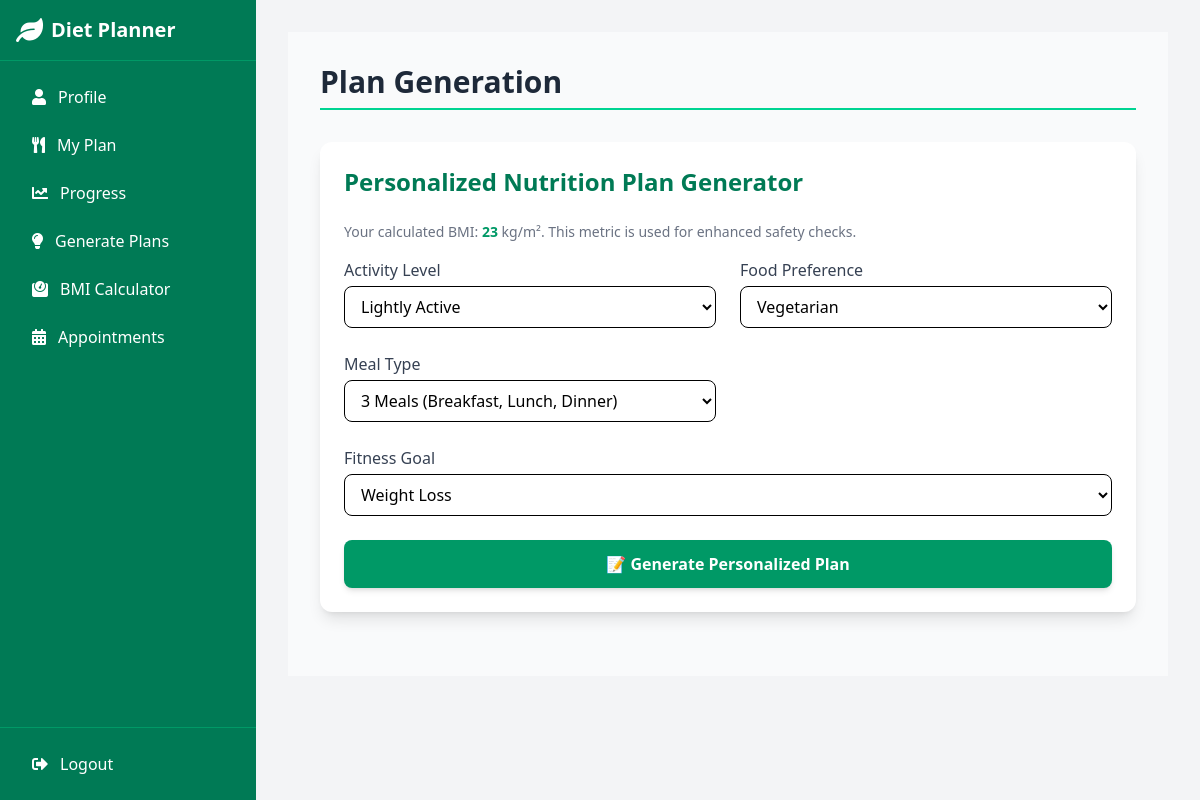
Page /user/plans.php (signed in) on the committed database.
### tables this page shows
CREATE TABLE `reg` (
  `id` int NOT NULL,
  `name` varchar(100) DEFAULT NULL,
  `age` int DEFAULT NULL,
  `weight` float DEFAULT NULL,
  `height` float DEFAULT NULL,
  `email` varchar(150) DEFAULT NULL,
  `password` varchar(255) DEFAULT NULL,
  `gender` varchar(20) DEFAULT NULL,
  `health_issues` text,
  `dietary` varchar(50) DEFAULT NULL,
  `goal` varchar(50) DEFAULT NULL,
  `activity` varchar(50) DEFAULT NULL,
  `meal_type` varchar(50) DEFAULT NULL,
  `type` int DEFAULT NULL,
  `created_at` timestamp NULL DEFAULT CURRENT_TIMESTAMP
);

### user/plans.php (the view, shortened to what this page needs)
<?php
include 'components/head.php';
include 'components/navbar.php';
include(__DIR__ . '/../config/db_conn.php');
$user_id = $_SESSION['user_id'];
$bmi = 0;
$userRes = $connection->prepare("SELECT * FROM reg WHERE id = ?");
$userRes->bind_param("i", $user_id);
$userRes->execute();
$user = $userRes->get_result()->fetch_assoc();
if (!$user) {
    $error = "User record not found! Please <strong>check your account data</strong>.";
} else {
    $weight = floatval($user['weight'] ?? 0);
    $height = floatval($user['height'] ?? 0);
    $height_m = $height / 100;
    $bmi = ($height_m > 0) ? round($weight / ($height_m * $height_m), 1) : 0;
    $finalGoal = $_POST['goal'] ?? $user['goal'] ?? '';
    $finalDietary = $_POST['food'] ?? $user['dietary'] ?? '';
    $finalActivity = $_POST['activity'] ?? $user['activity'] ?? '';
    $finalMealType = $_POST['meal_type'] ?? $user['meal_type'] ?? '';
}
?>
<main class="flex-1 overflow-y-auto p-8 bg-gray-50">
    <h1 class="text-3xl font-extrabold text-gray-800 mb-8 border-b-2 border-emerald-400 pb-2">Plan Generation</h1>
    <section class="bg-white rounded-xl shadow-lg p-6 mb-8">
        <h2 class="text-2xl font-bold text-emerald-700 mb-6">Personalized Nutrition Plan Generator</h2>
        <?php if ($bmi > 0): ?>
            <p class="text-sm text-gray-500 mb-4">Your calculated BMI: <strong class="text-emerald-600"><?= $bmi ?></strong> kg/m². This metric is used for enhanced safety checks.</p>
        <?php endif; ?>
        <form method="post" class="grid grid-cols-1 md:grid-cols-2 gap-6">
            <div>
                <label class="block text-gray-700 font-medium">Activity Level</label>
                <select name="activity" class="w-full border rounded-lg px-3 py-2 mt-1 focus:ring-emerald-500 focus:border-emerald-500" required>
                    <option value="light" <?= $finalActivity == 'light' ? 'selected' : '' ?>>Lightly Active</option>
                </select>
            </div>
            <div>
                <label class="block text-gray-700 font-medium">Food Preference</label>
                <select name="food" class="w-full border rounded-lg px-3 py-2 mt-1 focus:ring-emerald-500 focus:border-emerald-500" required>
                    <option value="veg" <?= $finalDietary == 'veg' ? 'selected' : '' ?>>Vegetarian</option>
                </select>
            </div>
            <div>
                <label class="block text-gray-700 font-medium">Meal Type</label>
                <select name="meal_type" class="w-full border rounded-lg px-3 py-2 mt-1 focus:ring-emerald-500 focus:border-emerald-500" required>
                    <option value="3_meals" <?= $finalMealType == '3_meals' ? 'selected' : '' ?>>3 Meals (Breakfast, Lunch, Dinner)</option>
                </select>
            </div>
            <div class="md:col-span-2">
                <label class="block text-gray-700 font-medium">Fitness Goal</label>
                <select name="goal" class="w-full border rounded-lg px-3 py-2 mt-1 focus:ring-emerald-500 focus:border-emerald-500" required>
                    <option value="weight_loss" <?= $finalGoal == 'weight_loss' ? 'selected' : '' ?>>Weight Loss</option>
                </select>
            </div>
            <div class="md:col-span-2">
                <button type="submit" name="generate_plan" class="w-full bg-emerald-600 text-white px-4 py-3 rounded-lg font-semibold hover:bg-emerald-700 transition-colors shadow-md">
                    📝 Generate Personalized Plan
                </button>
            </div>
        </form>
    </section>
</main>
</body>
</html>

### rows in the picture
reg: bmi "23", activity "Lightly Active", food "Vegetarian", meal_type "3 Meals (Breakfast, Lunch, Dinner)", goal "Weight Loss"
